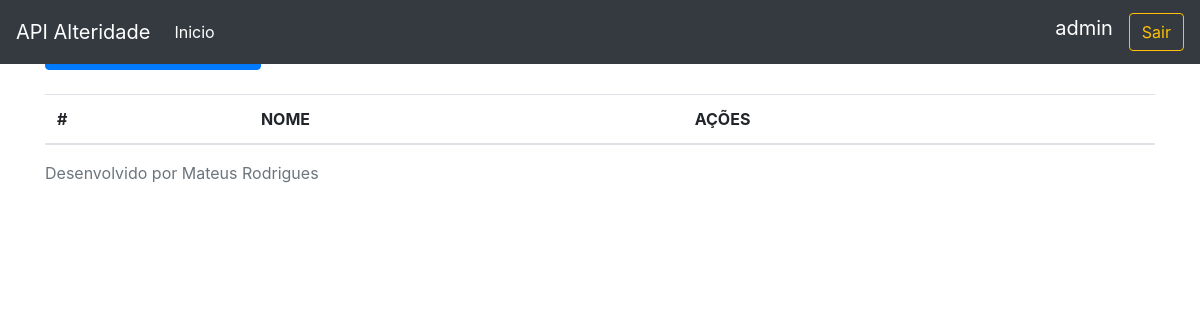
Before: /deficiencia/ (signed in) with the older database file.
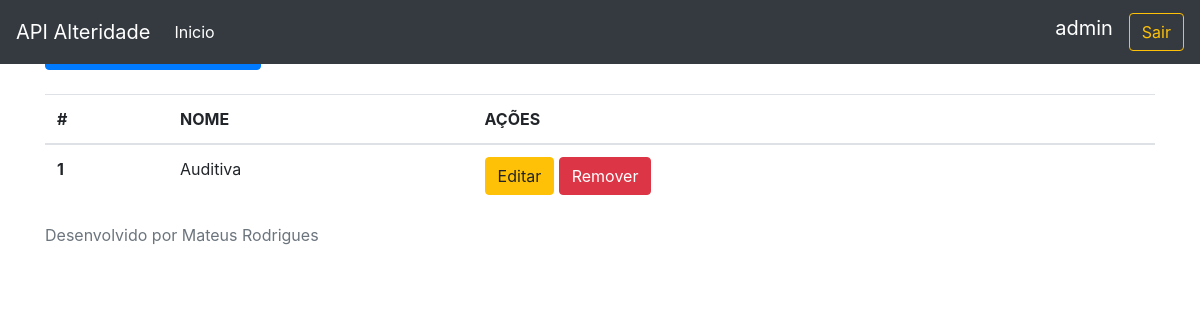
After: the same page with the newer database file.
### alteridade/models.py (models this page shows, shortened)
class TipoDeficiencia(models.Model):
    nome = models.CharField(max_length=100)
    descricao = models.CharField(max_length=250)

### alteridade/views.py (the view)
# urls.py: path('deficiencia/',listaDeficiencia,name='lista_deficiencia'),
@login_required
def listaDeficiencia(request):
    deficiencias= TipoDeficiencia.objects.all()
    return render(request,'listaDeficiencia.html',context={'deficiencias':deficiencias})

### alteridade/templates/listaDeficiencia.html
{% extends 'base.html' %}
{% block conteudo %}
<mat-card>
    <mat-card-header><h5 class="text-center">Lista de Tipos de Deficiência</h5></mat-card-header>
</mat-card>
<a class="btn btn-primary" role='button' href='/deficiencia/add'>Novo Tipo de Deficiência</a>
    <br />
    <br />
    <table class="table">
        <thead>
            <tr>
                <th scope="col">#</th>
                <th scope="col">NOME</th>
                <th scope="col">AÇÕES</th>
            </tr>
        </thead>
        <tbody>
            {% for d in deficiencias %}
                <tr>
                    <th scope="row">{{ d.pk }}</th>
                    <td>{{ d.nome }}</td>
                    <td>
                        <a href="/deficiencia/editar/{{d.pk}}" class="btn btn-warning" >Editar</a>
                        <a href="/deficiencia/excluir/{{d.pk}}" class="btn btn-danger" >Remover</a>
                    </td>
                </tr>
            {% endfor %}
        </tbody>
    </table>
{% endblock %}

Changed rows visible on the page:
added TipoDeficiencia: pk "1", nome "Auditiva"
